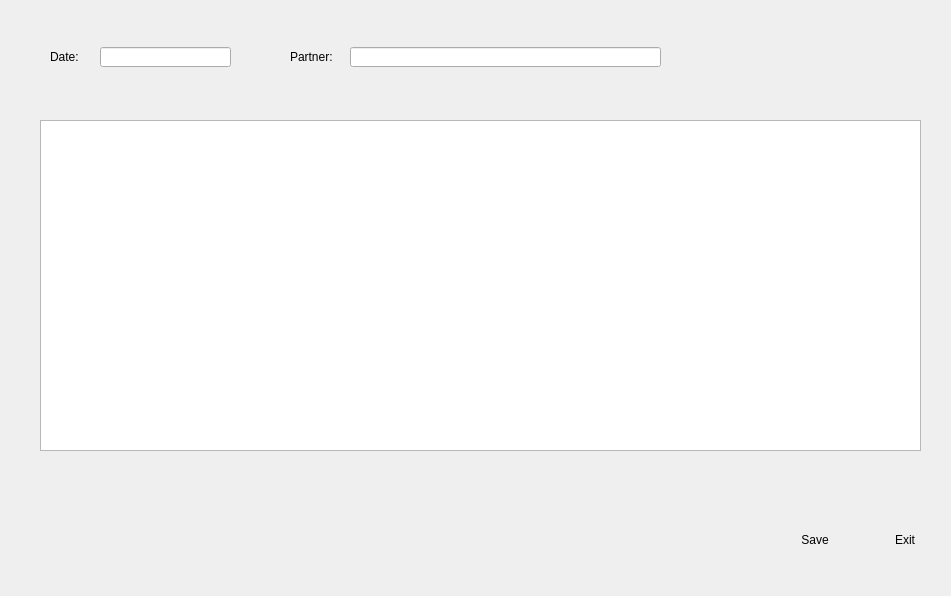
<?xml version="1.0" encoding="UTF-8"?>
<ui version="4.0">
 <class>Form</class>
 <widget class="QWidget" name="Form">
  <property name="geometry">
   <rect>
    <x>0</x>
    <y>0</y>
    <width>951</width>
    <height>596</height>
   </rect>
  </property>
  <property name="windowTitle">
   <string>Rma physical check</string>
  </property>
  <property name="windowIcon">
   <iconset resource="../app/icons.qrc">
    <normaloff>:/rmas</normaloff>:/rmas</iconset>
  </property>
  <widget class="QLabel" name="label">
   <property name="geometry">
    <rect>
     <x>50</x>
     <y>50</y>
     <width>47</width>
     <height>13</height>
    </rect>
   </property>
   <property name="text">
    <string>Date:</string>
   </property>
  </widget>
  <widget class="QLineEdit" name="date">
   <property name="geometry">
    <rect>
     <x>100</x>
     <y>47</y>
     <width>131</width>
     <height>20</height>
    </rect>
   </property>
   <property name="readOnly">
    <bool>true</bool>
   </property>
  </widget>
  <widget class="QLabel" name="label_2">
   <property name="geometry">
    <rect>
     <x>290</x>
     <y>50</y>
     <width>47</width>
     <height>13</height>
    </rect>
   </property>
   <property name="text">
    <string>Partner:</string>
   </property>
  </widget>
  <widget class="QLineEdit" name="partner">
   <property name="geometry">
    <rect>
     <x>350</x>
     <y>47</y>
     <width>311</width>
     <height>20</height>
    </rect>
   </property>
   <property name="readOnly">
    <bool>true</bool>
   </property>
  </widget>
  <widget class="QTableView" name="view">
   <property name="geometry">
    <rect>
     <x>40</x>
     <y>120</y>
     <width>881</width>
     <height>331</height>
    </rect>
   </property>
  </widget>
  <widget class="QToolButton" name="save">
   <property name="geometry">
    <rect>
     <x>780</x>
     <y>510</y>
     <width>70</width>
     <height>60</height>
    </rect>
   </property>
   <property name="minimumSize">
    <size>
     <width>70</width>
     <height>60</height>
    </size>
   </property>
   <property name="maximumSize">
    <size>
     <width>70</width>
     <height>60</height>
    </size>
   </property>
   <property name="text">
    <string>Save</string>
   </property>
   <property name="icon">
    <iconset resource="../app/icons.qrc">
     <normaloff>:/save</normaloff>:/save</iconset>
   </property>
   <property name="iconSize">
    <size>
     <width>40</width>
     <height>40</height>
    </size>
   </property>
   <property name="toolButtonStyle">
    <enum>Qt::ToolButtonTextUnderIcon</enum>
   </property>
   <property name="autoRaise">
    <bool>true</bool>
   </property>
  </widget>
  <widget class="QToolButton" name="exit">
   <property name="geometry">
    <rect>
     <x>870</x>
     <y>510</y>
     <width>70</width>
     <height>60</height>
    </rect>
   </property>
   <property name="minimumSize">
    <size>
     <width>70</width>
     <height>60</height>
    </size>
   </property>
   <property name="maximumSize">
    <size>
     <width>70</width>
     <height>60</height>
    </size>
   </property>
   <property name="text">
    <string>Exit</string>
   </property>
   <property name="icon">
    <iconset resource="../app/icons.qrc">
     <normaloff>:/exit</normaloff>:/exit</iconset>
   </property>
   <property name="iconSize">
    <size>
     <width>40</width>
     <height>40</height>
    </size>
   </property>
   <property name="toolButtonStyle">
    <enum>Qt::ToolButtonTextUnderIcon</enum>
   </property>
   <property name="autoRaise">
    <bool>true</bool>
   </property>
  </widget>
 </widget>
 <resources>
  <include location="../app/icons.qrc"/>
 </resources>
 <connections>
  <connection>
   <sender>exit</sender>
   <signal>clicked()</signal>
   <receiver>Form</receiver>
   <slot>close()</slot>
   <hints>
    <hint type="sourcelabel">
     <x>844</x>
     <y>518</y>
    </hint>
    <hint type="destinationlabel">
     <x>918</x>
     <y>527</y>
    </hint>
   </hints>
  </connection>
 </connections>
</ui>
